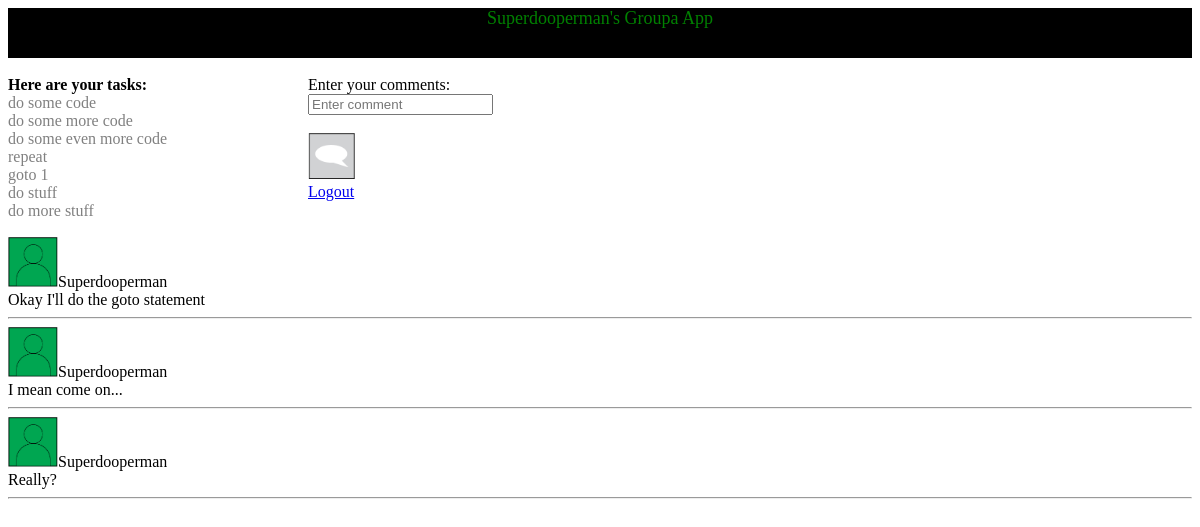
The page /users.php (signed in) on the database its author committed.
### tables this page shows
CREATE TABLE IF NOT EXISTS `tasks` (
  `taskid` int(10) NOT NULL AUTO_INCREMENT,
  `description` varchar(255) NOT NULL,
  `groupnum` int(10) NOT NULL,
  `done` int(1) NOT NULL,
  PRIMARY KEY (`taskid`)
);

CREATE TABLE IF NOT EXISTS `display` (
  `id` int(11) NOT NULL AUTO_INCREMENT,
  `userid` int(10) NOT NULL,
  `groupnum` int(10) NOT NULL,
  `comment` varchar(255) NOT NULL,
  `currenttime` timestamp NOT NULL DEFAULT CURRENT_TIMESTAMP,
  PRIMARY KEY (`id`)
);

CREATE TABLE IF NOT EXISTS `user` (
  `id` int(10) NOT NULL AUTO_INCREMENT,
  `username` varchar(255) NOT NULL,
  `password` varchar(255) NOT NULL,
  `email` varchar(255) NOT NULL,
  `phone` varchar(20) NOT NULL,
  `level` int(1) NOT NULL,
  PRIMARY KEY (`id`)
);

### functions.php (the view, shortened to what this page needs)
<?php
function getusernamesgroup($username) {
$groupquery = "SELECT `groupnum` from `group` as `gr` inner join `user` as `u` on `gr`.`userid` = `u`.`id` where `u`.`username` = '".$username."';";
				$num = mysql_query($groupquery);
				$row = mysql_fetch_array($num);
				$groupnum=  $row["groupnum"];
				return $groupnum;
}
function getnamefromid($userid){
$userid = "SELECT username from user where user.id = '".$userid."';";
				$found = mysql_query($userid);
				$row = mysql_fetch_array($found);
				$username=  $row["username"];
				return $username;
}
function getcomments($groupnum){
$result = "SELECT * from display as d where d.groupnum = '".$groupnum."' ORDER BY currenttime desc;";
	$comments = mysql_query($result)or die(mysql_error());
 	while($info = mysql_fetch_array( $comments )) 	{
				$userid = $info["userid"];
				$username = getnamefromid($userid);
				echo "<img src='images/person.png' alt='comment person' height='50' width='50'>";
				echo $username."<br/>";
				echo $info["comment"]."<br/>";
				echo "<hr/>";
							}
}
function hastasks($groupnum){
$query = "SELECT * from `tasks` inner join `group` as `g` on (`tasks`.`groupnum` = `g`.`groupnum`) where `g`.`groupnum` = '".$groupnum."';";
$tasks = mysql_query($query)or die(mysql_error());
if (mysql_num_rows($tasks)==0){ return false;} else { return true; }
}
function gettasks($groupnum){
if (hastasks($groupnum)) {
$query = "SELECT * from `tasks` where `tasks`.`groupnum` = '".$groupnum."';";
$tasks = mysql_query($query)or die(mysql_error());
echo "<br/>"."<strong style='color:#000000'>Here are your tasks: </strong>"."<br/>";
while($info = mysql_fetch_array( $tasks )) 	{
echo $info['description']."<br/>";
}
}
}
?>

### userheader.php (shortened to what this page needs)
<!DOCTYPE html>
<html>
<body>
<head>
  <link rel="stylesheet" type="text/css" href="css/admin.css">
<link rel="stylesheet" href="//ajax.googleapis.com/ajax/libs/jqueryui/1.10.4/themes/smoothness/jquery-ui.css" />
</head>
<body>
<?php
echo "<div style='height: 50px; width: 100%; background-color: #000000; color: green; font-size: 18px; font-family: Tahoma;
			text-align: center;'>".$username."'s Groupa App</div>";
?>

### users.php (shortened to what this page needs)
<?php
$username = $_COOKIE['ID_my_site'];
include('functions.php');
include('userheader.php');
			echo "<div id='left'>";
 			$groupnum = getusernamesgroup($username);
 			gettasks($groupnum);
 			echo "</div><br/>";
 			?>
 		<form name="input" action="addcomment.php" method="post">
Enter your comments:<br/>
<input type="text"  name="comment" placeholder="Enter comment"><br/>
<input type="hidden" name="username" value="<?php echo $username; ?>"><br/>
<input type="image" name="submit" value="submit" height="4%" width="4%" src="images/addcomment.png"><br/>
</form>
<a href="logout.php">Logout</a>
			<?php
			echo "<br/>";
			echo "<br/>";
			echo "<br/>";
 			getcomments($groupnum);
?>

### css/admin.css (style rules this page uses)
#left { width: 300px; float: left; height: 100% background-color: white; color: gray; }

### rows shown on the page
tasks: description "do some code"
tasks: description "do some more code"
tasks: description "do some even more code"
tasks: description "repeat"
tasks: description "goto 1"
tasks: description "do stuff"
tasks: description "do more stuff"
display: userid.username "Superdooperman", comment "Okay I'll do the goto statement"
display: userid.username "Superdooperman", comment "I mean come on..."
display: userid.username "Superdooperman", comment "Really?"

### other values the page prints
$username "Superdooperman"
